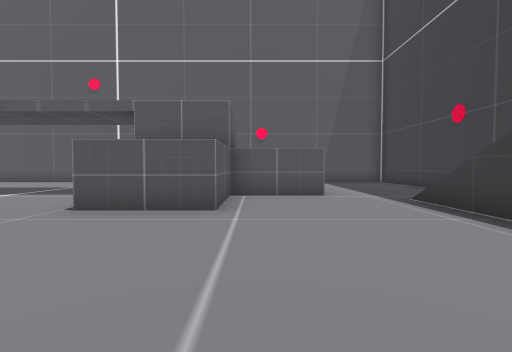
View 1 (above)

24 first-person views from a walk through a Godot game level. The camera is 1.4 m above the floor, tilts 2° down and sees 85° across. The floor is counted in squares, 2 m on a side. Each view is taken from the middle of a square. On the plan, view 1 faces up. The plan holds only what a view shows up to about 9 squares ahead; the rest is blank. The place goes on beyond the plan.

View 2
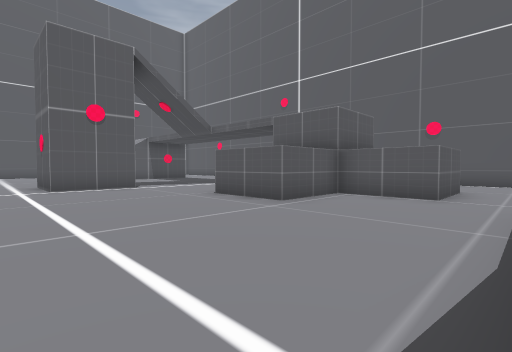

View 3
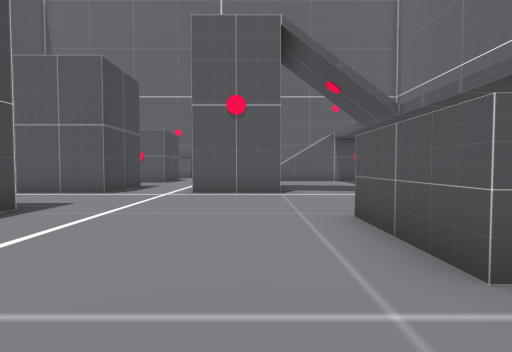

View 4
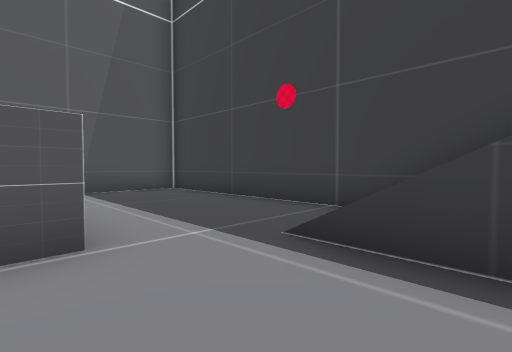

View 5
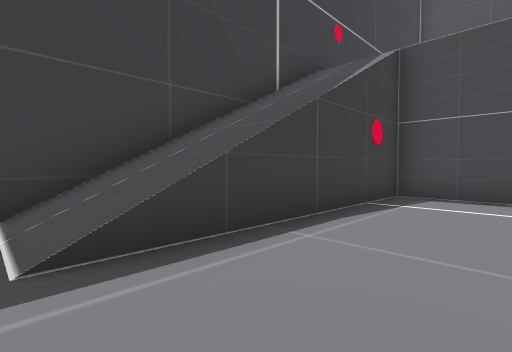

View 6
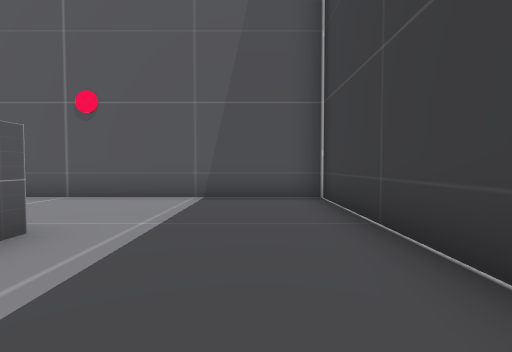

View 7
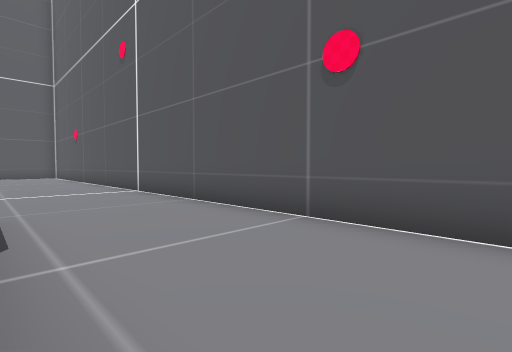

View 8
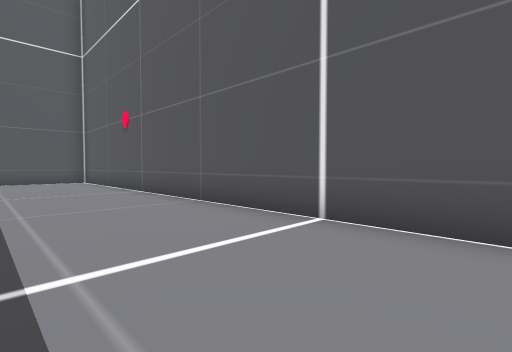

View 9
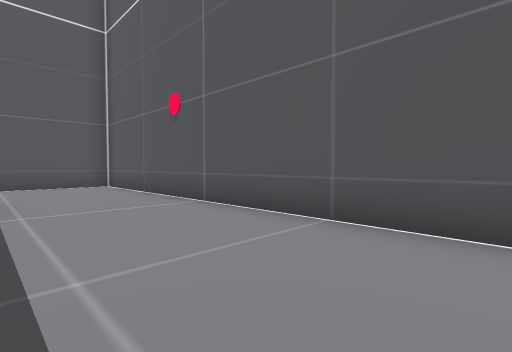

View 10
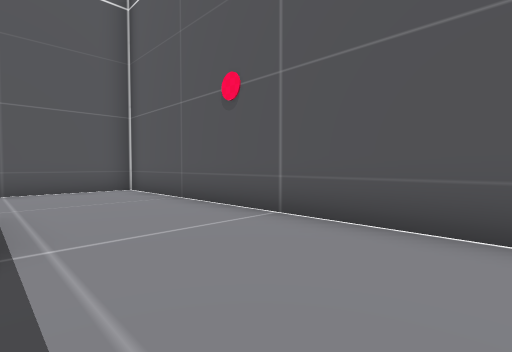

View 11
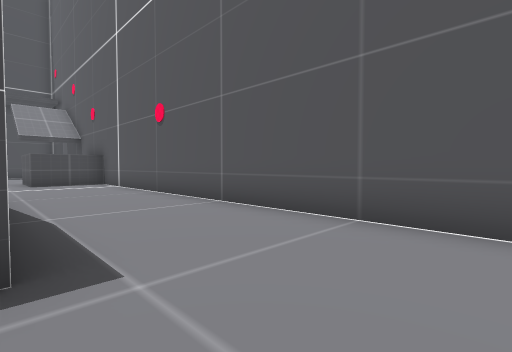

View 12
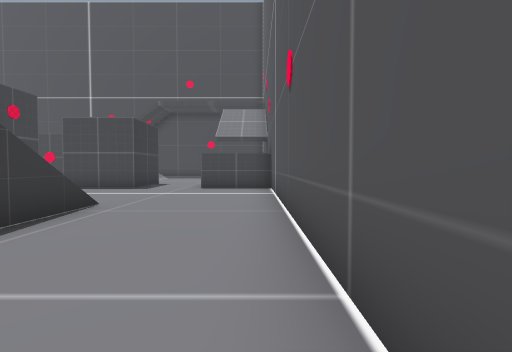

View 13
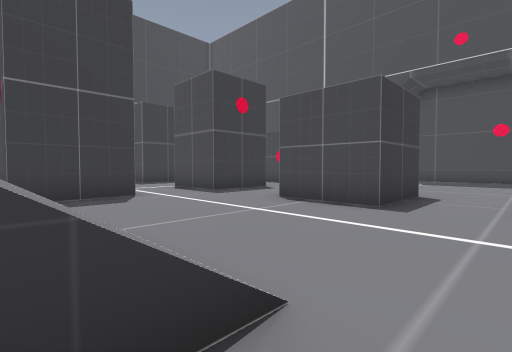

View 14
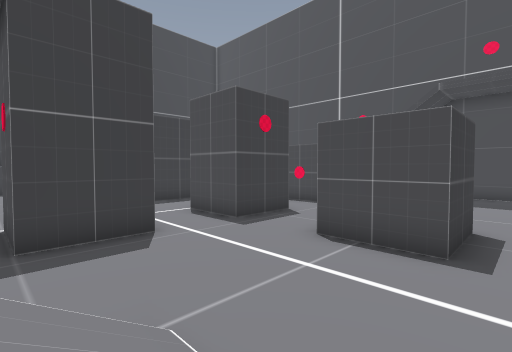

View 15
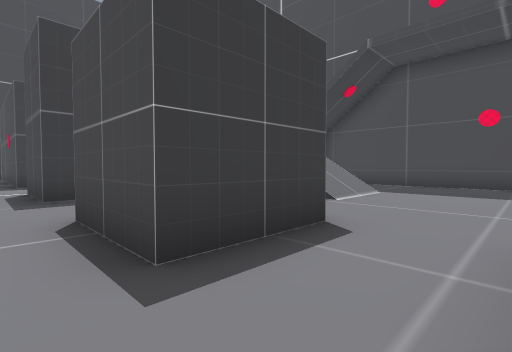

View 16
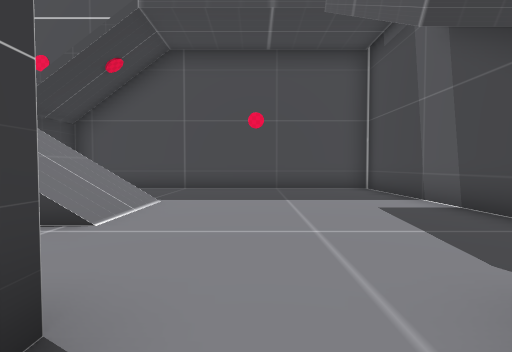

View 17
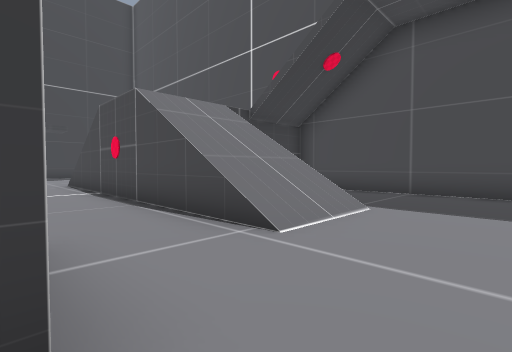

View 18
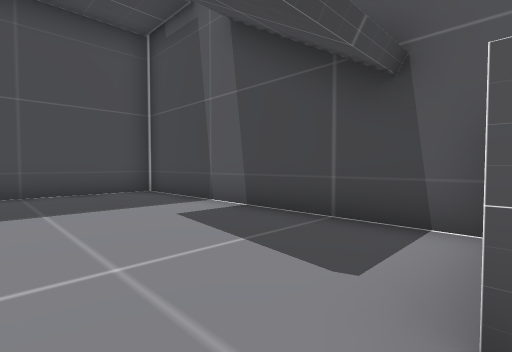

View 19
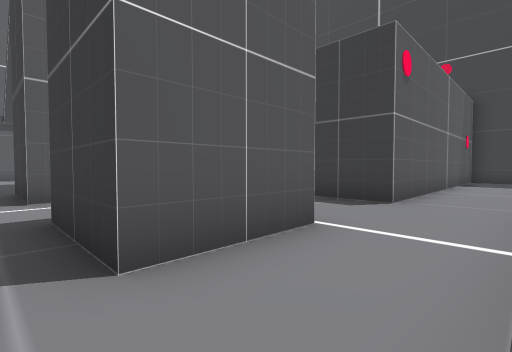

View 20
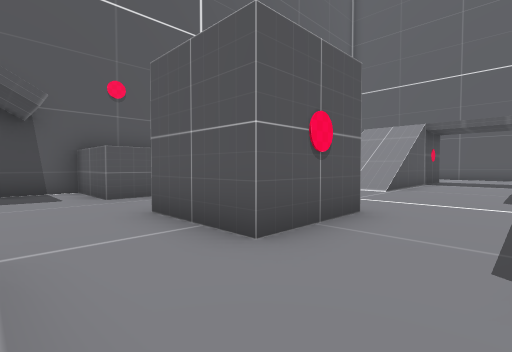

View 21
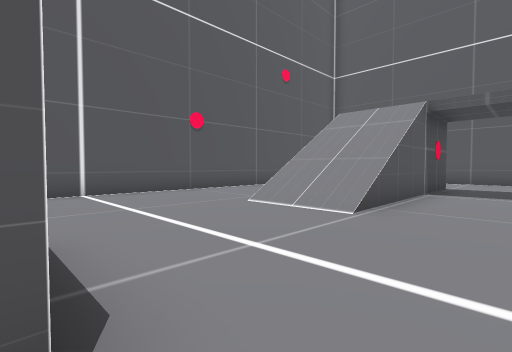

View 22
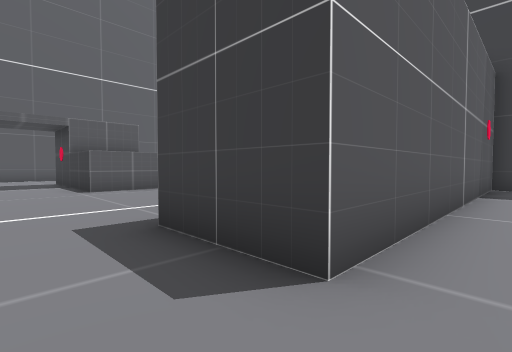

View 23
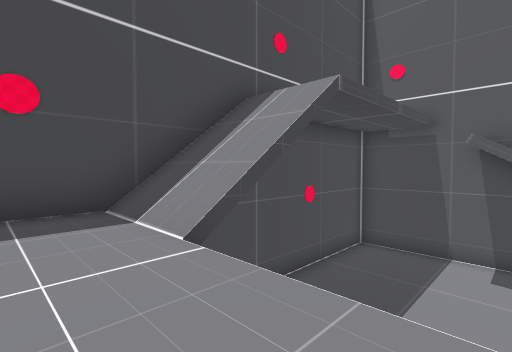

View 24
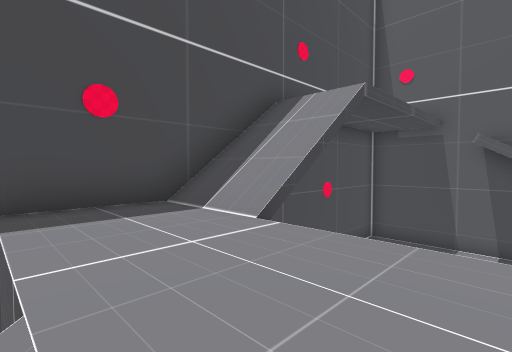

### Floor plan
Key: @ floor where view 1 was taken; # wall or solid block; . main floor; : floor 4.5 m higher than the main floor; + floor 6.75 m higher than the main floor; * floor 9 m higher than the main floor; / step, stairs or slope; O other object.
Columns run from 18 left of view 1 to 6 right of it. Each row starts with its distance up from view 1.
 13 #########################
 12 #.......................#
 11 #.......................#
 10 #.......................#
  9 #...//////////////......#
  8 #.../              #....#
  7 #.../:::          ##....#
  6 #...///..   /..# #......#
  5 #...///.. /O/..###....//#
  4 #...///.../ /.........//#
  3 #...///...* /.........//#
  2 #.........* /.........//#
  1 #.....................//#
  0 #.................@...//#
 -1 ###..###..##.../   ///++#
 -2 ###..###..##...         #
 -3 ###..###..##.../////////#
 -4 #...................... #
 -5 #..................
 -6 #.....////::/
 -7 #.....////::/
 -8 #......   ::/
 -9 #....... .::/
-10 #.........::/
-11 #############

Positions as (right, up) in squares from view 1, and headings:
1: (0, 0), facing up
2: (3, 0), facing up-left
3: (1, 3), facing left
4: (1, 4), facing up-right
5: (1, 6), facing down-right
6: (4, 6), facing up
7: (2, 9), facing up-left
8: (-4, 9), facing up-left
9: (-7, 9), facing up-left
10: (-9, 9), facing up-left
11: (-14, 11), facing down-left
12: (-17, 8), facing down
13: (-15, 4), facing down-right
14: (-14, 4), facing down-right
15: (-15, 0), facing down-right
16: (-14, -2), facing down
17: (-14, -3), facing down-right
18: (-14, -3), facing down-left
19: (-9, -5), facing up-right
20: (-9, -5), facing up-left
21: (-10, -1), facing up-left
22: (-5, -4), facing up-right
23: (-7, -6), facing down-left
24: (-6, -6), facing down-left
